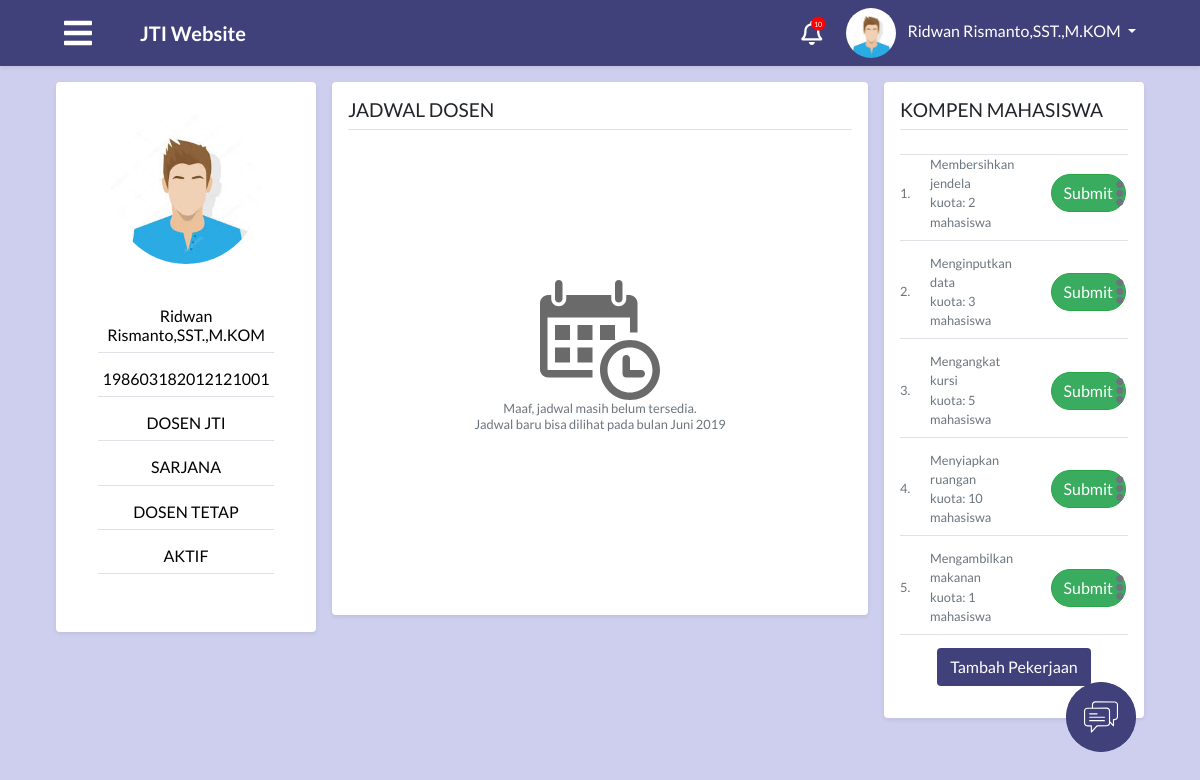
Screenshot of /module/index.php?module=home (signed in) with the database file from the repository.
### tables this page shows
CREATE TABLE `tabel_dosen` (
  `id_dosen` int(30) NOT NULL,
  `nip` varchar(50) NOT NULL,
  `nama` varchar(200) NOT NULL,
  `alamat` text,
  `jenis_kelamin` enum('laki-laki','perempuan') NOT NULL,
  `tempat_lahir` varchar(50) DEFAULT NULL,
  `tanggal_lahir` date DEFAULT NULL,
  `foto` text,
  `id_user` int(11) NOT NULL,
  `waktu_tambah` timestamp NOT NULL DEFAULT CURRENT_TIMESTAMP,
  `waktu_edit` datetime NOT NULL
);

CREATE TABLE `tabel_task` (
  `id_task` int(11) NOT NULL,
  `pekerjaan` text NOT NULL,
  `kuota` int(11) NOT NULL,
  `id_dosen` int(11) NOT NULL,
  `status` enum('0','1') NOT NULL DEFAULT '1'
);

### process/proses_dosenHome.php (called while the page is built, shortened)
<?php
function tampilDataProfilDosen($con, $idUser){
 $tampilProfilDosen="SELECT * FROM tabel_dosen td INNER JOIN tabel_user tu
                     ON tu.username = td.nip where tu.id_user = '$idUser'";
 $resultTampilProfilDosen=mysqli_query($con, $tampilProfilDosen);
 return $resultTampilProfilDosen;
}
function ambilJadwalDosen($con, $idUser){
 $queryJadwalDosen = "SELECT tr.kode, tr.lantai, tm.sks, tj.jam_mulai, tj.jam_selesai, tj.hari, tm.nama
                      FROM tabel_jadwal tj INNER JOIN tabel_dosen td
                      ON tj.id_dosen = td.id_dosen INNER JOIN tabel_matkul tm
                      ON tj.id_matkul = tm.id_matkul INNER JOIN tabel_ruang tr
                      ON tj.id_ruang = tr.id_ruang WHERE td.id_user = '$idUser'";
 $resultQueryJadwalDosen = mysqli_query($con, $queryJadwalDosen);
 return $resultQueryJadwalDosen;
}
function tampilTaskDosen($con, $idUser){
 $queryTask = "SELECT td.id_dosen, tt.id_task, tt.pekerjaan, tt.kuota FROM tabel_task tt INNER JOIN tabel_dosen td
               ON tt.id_dosen = td.id_dosen WHERE td.id_user = '$idUser' AND tt.status='1'";
 $resultQueryTask = mysqli_query($con, $queryTask);
 return $resultQueryTask;
}
?>

### module/dosen/home.php (the view, shortened to what this page needs)
<?php
  include "../config/connection.php";
  include "../process/proses_dosenHome.php";
?>
<main role="main" class="container-fluid" id="dosenHomepage">
  <link rel="stylesheet" href="../css/dosen.css">
  <div class="row">
    <div class="col-md-3 p-0 ">
      <div class="sticky-sidebar sticky-top">
        <div class="m-2 p-3 bg-white rounded shadow-sm">
          <div class="media text-muted pt-3">
            <div class="media-body pb-3 mb-0 small lh-125">
              <div class="isi">
          <?php
          $resultTampilProfilDosen=tampilDataProfilDosen($con, $idUser);
        if (mysqli_num_rows($resultTampilProfilDosen) > 0){
          while ($row = mysqli_fetch_assoc($resultTampilProfilDosen)) {
        ?>
                <div class="d-flex justify-content-center">
                  <img src="../attachment/img/<?php echo ($row['foto'] == null)? 'avatar.jpeg' : $row['foto'] ; ?>" alt="dosen"
                    style="width:150px;height:150px;border-radius:50%;">
                </div>
                <div class="data-dosen text-center">
                  <h6 class="detail-dosen border-bottom border-gray pb-2 mb-0"><?= $row["nama"]?></h6>
                  <h6 class="detail-dosen border-bottom border-gray pb-2 mb-0"><?= $row["nip"]?></h6>
                  <h6 class="detail-dosen border-bottom border-gray pb-2 mb-0">DOSEN JTI</h6>
                  <h6 class="detail-dosen border-bottom border-gray pb-2 mb-0">SARJANA</h6>
                  <h6 class="detail-dosen border-bottom border-gray pb-2 mb-0">DOSEN TETAP</h6>
                  <h6 class="detail-dosen border-bottom border-gray pb-2 mb-0">AKTIF</h6>
                </div>
              </div>
        <?php
          }
        }
        ?>
            </div>
          </div>
        </div>
      </div>
    </div>
    <div class="col-md-6 p-0">
      <div class="m-2 p-3 bg-white rounded shadow-sm">
        <h6 class="border-bottom border-gray pb-2 mb-0 judul">JADWAL DOSEN</h6>
        <div class="media text-muted pt-3">
          <div class="media-body pb-3 mb-0 small lh-125">
            <div class="isi" id="isiJadwalDosen">
          <?php
            $resultQueryJadwalDosen = ambilJadwalDosen($con, $idUser);
          if (mysqli_num_rows($resultQueryJadwalDosen) > 0) {
            $index = 1;
          ?>
              <table class="table table-striped table-bordered text-center">
                <thead>
                  <tr>
                    <th>No</th>
                    <th>Nama Mata Kuliah</th>
                    <th>Hari</th>
                    <th>Waktu</th>
                    <th>SKS</th>
                    <th>Ruang</th>
                  </tr>
                </thead>
            <?php
            while ($row = mysqli_fetch_assoc($resultQueryJadwalDosen)) {
            ?>
                <tbody>
                  <tr>
                    <td><?= $index ?></td>
                    <td><?= $row["nama"]?></td>
                    <td><?= $row["hari"]?></td>
                    <td><?= $row["jam_mulai"]?> - <?= $row["jam_selesai"]?></td>
                    <td><?= $row["sks"]?></td>
                    <td><?= $row["kode"]?>(Lt.<?= $row["lantai"]?>)</td>
                  </tr>
                </tbody>
          <?php
            $index++;
            }
            ?>
              </table>
          <?php
          }else {
          ?>
              <div class="jadwal-dosen-kosong text-center">
                  <img src="../img/jadwalKosong.svg" alt="jadwal kosong">
                  <p>Maaf, jadwal masih belum tersedia. <br> Jadwal baru bisa dilihat pada bulan Juni 2019</p>
              </div>
          <?php
          }
          ?>
            </div>
          </div>
        </div>
      </div>
    </div>
    <div class="col-md-3 p-0 ">
      <div class="sticky-sidebar sticky-top mt-2">
        <div class="kompen-bar m-2 p-3 bg-white rounded shadow-sm my-auto">
          <h6 class="border-bottom border-gray pb-2 mb-0 judul">KOMPEN MAHASISWA</h6>
          <div class="media text-muted pt-3">
            <div class="media-body pb-3 mb-0 small">
              <div class="col-12 p-0 data-kompen-ada scrollbar">
                <div class="border-bottom border-gray pb-2 mb-0"> </div>
            <?php
              $resultQueryTask= tampilTaskDosen($con, $idUser);
              if (mysqli_num_rows($resultQueryTask) > 0) {
                $index=1;
                while ($row = mysqli_fetch_assoc($resultQueryTask)) {
            ?>
                <form action="../process/proses_dosenHome.php?module=home&act=sumbitTask" method="post">
                  <div class="row">
                    <div class="col-md-12">
                      <div class="row" id="kolomTask">
                        <div class="col-md-7">
                          <div class="row">
                            <div class="col-md-1 my-auto">
                            <?= $index ?>.
                            </div>
                            <div class="col-md-9">
                              <div class="row">
                                <div class="col-md-12">
                                  <?= $row["pekerjaan"]?>
                                </div>
                              </div>
                              <div class="row">
                                <div class="col-md-12">
                                  kuota: <?= $row["kuota"]?> mahasiswa
                                </div>
                              </div>
                            </div>
                          </div>
                        </div>
                        <div class="col-md-3 my-auto">
                          <button type="submit" class="btn btn-success kompen-submit-btn" id="submitKompenDosen" name="submitKompenDosen">Submit</button>
                        </div>
                        <div class="col-md-auto my-auto">
                          <div class="dropdown">
                            <a data-toggle="dropdown"><i class="fa fa-ellipsis-v fa-2x waves-effect"></i></a>
                          </div>
                        </div>
                      </div>
                    </div>
                  </div>
                  <div class="border-bottom border-gray pb-2 mb-0"> </div>
                </form>
            <?php
                $index++;
                }
              }
            ?>
              </div>
              <div class="d-flex justify-content-center">
                <button type="button" class="btn tambah-pekerjaan-kompen" data-toggle="modal"
                  data-target="#exampleModalCenter">Tambah Pekerjaan</button>
              </div>
            </div>
          </div>
        </div>
      </div>
    </div>
  </div>
</main>

### module/index.php (shortened to what this page needs)
<?php
include "../process/proses_modalPengaturan.php";
$level = $_SESSION['level'];
$idUser = $_SESSION['id'];
?>
<?php
switch ($level) {
  case 'dosen':
    $queryUser = "SELECT a.*, b.* FROM tabel_user a, tabel_dosen b WHERE a.id_user=$idUser and a.id_user=b.id_user";
    $resultUser = mysqli_query($con, $queryUser);
    $rowUser = mysqli_fetch_assoc($resultUser);
    $namaUser = $rowUser["nama"];
    break;
}
?>
<!DOCTYPE html>
<html>
<head>
  <?php
  include "../config/styles.php";
  ?>
</head>
<body>
    <nav class="app-navbar navbar navbar-expand-md navbar-dark bg-blue shadow-sm sticky-top mb-2">
      <?php
      if ($level == "admin") {
        ?>
        <a class="ml-5 mr-5" id="navigation-admin-btn"> <i class="fas fa-bars text-white burger-icon"></i></a>
      <?php
    } else {
      ?>
        <a class="ml-5 mr-5" id="navigation-btn"> <i class="fas fa-bars text-white burger-icon"></i></a>
      <?php
    }
    ?>
      <a class="navbar-brand " href="index.php?module=home"><b>JTI Website</b></a>
      <div class="collapse navbar-collapse" id="navbarCollapse">
        <i class="notification-icon text-white far fa-bell" onclick="location.href='index.php?module=notifikasi';">
          <span class="fas fa-circle notification-bubble"></span>
          <span class="notification-bubble-num">10</span>
        </i>
        <div class="dropdown mr-5">
          <img class="dropdown-toggle nav-profile-photo ml-4 " src="../attachment/img/<?php echo ($rowUser['foto'] == null)? 'avatar.jpeg' : $rowUser['foto'] ; ?>" data-toggle="dropdown" aria-haspopup="true" aria-expanded="false" style="width:50px;height:50px;border-radius:50%;">
          <a href="#" class="dropdown-toggle ml-2 profile-link" id="dropdownMenuButton" data-toggle="dropdown" aria-haspopup="true" aria-expanded="false"><?php echo ($namaUser); ?>&nbsp;<b class="caret"></b></a>
        </div>
      </div>
    </nav>
    <div class="container-fluid px-5">
      <?php
      $module = $_GET["module"];
      if ($level == "mahasiswa") {
        switch ($module) {
          case "home":
            include "mahasiswa/home.php";
            break;
          case "kompenAbsen":
            include "mahasiswa/kompenAbsen.php";
            break;
          case "coba":
            include "mahasiswa/coba.php";
            break;
          case "krs":
            include "mahasiswa/krs.php";
            break;
          case "jadwal":
            include "mahasiswa/jadwal.php";
            break;
          case "nilai":
            include "mahasiswa/nilai.php";
            break;
          case "nilaiError":
            include "mahasiswa/nilaiError.php";
            break;
          case "kelasKosong":
            include "mahasiswa/kelasKosong.php";
            break;
          case "notifikasi":
            include "notifikasi.php";
            break;
          default:
            include "404.php";
        }
      } else if ($level == "dosen") {
        switch ($module) {
          case "home":
            include "dosen/home.php";
            break;
        }
      } else if ($level == "admin") {
        switch ($module) {
          case "home":
            include "admin/home.php";
            break;
          case "ruang":
            include "admin/ruang/ruangan.php";
            break;
          case "khs":
            include "admin/khs/khs.php";
            break;
          case "khsLihat":
            include "admin/khs/khsLihat.php";
            break;
          case "dataDosen":
            include "admin/dosen/dataDosen.php";
            break;
          case "dataMahasiswa":
            include "admin/mahasiswa/dataMahasiswa.php";
            break;
          case "mataKuliah":
            include "admin/matakuliah/mataKuliah.php";
            break;
          case "krs":
            include "admin/krs/krsAdmin.php";
            break;
          case "krsPerKelas":
            include "admin/krs/krsPerKelas.php";
            break;
          case "dataJadwalKuliah":
            include "admin/jadwal/dataJadwalKuliah.php";
            break;
          case "beasiswa":
            include "admin/mahasiswa/beasiswa.php";
            break;
          case "eComplain":
            include "admin/eComplain/eComplain.php";
            break;
          case "beritaPengumuman":
            include "admin/berita/beritaPengumuman.php";
            break;
          case "kuisioner":
            include "admin/kuisioner/kuisioner.php";
            break;
          case "kriteriaKuisioner":
            include "admin/kuisioner/kriteriaKuisioner.php";
            break;
          case "absenKompen":
            include "admin/absen & kompen/absenKompen.php";
            break;
          case "kelas":
            include "admin/kelas/kelas.php";
            break;
          case "notifikasi":
            include "notifikasi.php";
            break;
          default:
            include "404.php";
        }
      }
      if ($level != "admin") {
        ?>
        <img id="toggleChat" src="../img/Chat.svg" alt="chat" class="chat-bubble">
      <?php
    }
    ?>
    </div>
</body>
</html>

### css/style.css (style rules this page uses)
* { font-family: "Lato"; }
body, html { margin: 0; padding: 0; }
body { background-color: #ceceef !important; }
.app-navbar { z-index: 0; }
.burger-icon { font-size: 2em; }
.notification-icon { font-size: 1.5em; position: relative; cursor: pointer; }
.notification-bubble { position: absolute; font-size: 0.6em; top: -4px; color: red; right: -3px; }
.notification-bubble-num { position: absolute; font-size: 0.3em; top: 0px; color: #ffffff; right: 0px; }
.profile-link:link { color: #ffffff; text-decoration: none; }
.profile-link { color: #ffffff; text-decoration: none; }
.nav-profile-photo { width: 2.5em; border-radius: 50%; }
.app-navbar { z-index: 1; }
.bg-blue { background-color: #40407a; }
.lh-125 { line-height: 1.25; }
#navigation-btn, #navigation-admin-btn, .pointer { cursor: pointer; }
.sticky-sidebar { top: 4.5em; z-index: 0; }
.chat-bubble { cursor: pointer; position: fixed; bottom: 3em; right: 4em; background: #40407a; width: 4.4em; height: 4.4em; border-radius: 50%; display: flex; justify-content: center; align-items: center; }

### css/login.css (style rules this page uses)
body { padding-top: 0 !important; }

### css/dosen.css (style rules this page uses)
#dosenHomepage .data-dosen { padding: 2em; color: black; }
#dosenHomepage .detail-dosen.border-bottom.border-gray.pb-2.mb-0 { margin-top: 1em; }
#dosenHomepage .jadwal-dosen-kosong { padding-top: 10.5em; padding-bottom: 10.5em; }
#dosenHomepage .tambah-pekerjaan-kompen { background-color: #40407a; color: white; }
#dosenHomepage .judul { font-size: 1.2em; }
#dosenHomepage .kompen-submit-btn { background-color: #3AAC5F; color: white; border-radius: 20px; }

### rows the page displays
tabel_dosen: nama "Ridwan Rismanto,SST.,M.KOM", nip "198603182012121001"
tabel_task: pekerjaan "Membersihkan jendela", kuota "2"
tabel_task: pekerjaan "Menginputkan data", kuota "3"
tabel_task: pekerjaan "Mengangkat kursi", kuota "5"
tabel_task: pekerjaan "Menyiapkan ruangan", kuota "10"
tabel_task: pekerjaan "Mengambilkan makanan", kuota "1"
